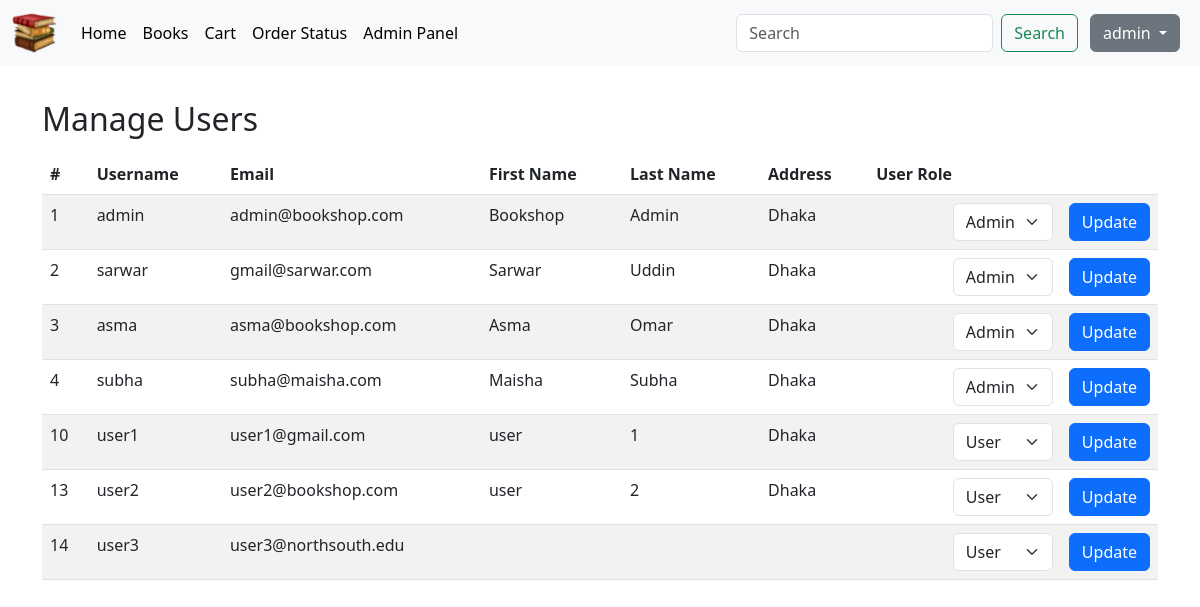
/users.php (signed in), run on the app's committed database.
### tables this page shows
CREATE TABLE `users` (
  `user_id` int(11) NOT NULL,
  `username` varchar(50) NOT NULL,
  `email` varchar(255) NOT NULL,
  `password` varchar(255) NOT NULL,
  `first_name` varchar(50) DEFAULT NULL,
  `last_name` varchar(50) DEFAULT NULL,
  `address` varchar(255) DEFAULT NULL,
  `user_role` enum('admin','user') NOT NULL DEFAULT 'user'
);

### users.php (the view, shortened to what this page needs)
<?php
require_once 'connection.php';
$query = "SELECT * FROM users";
$result = mysqli_query($conn, $query);
$users = mysqli_fetch_all($result, MYSQLI_ASSOC);
?>
<!DOCTYPE html>
<html>
<head>
    <link href="https://cdn.jsdelivr.net/npm/bootstrap@5.3.0-alpha3/dist/css/bootstrap.min.css" rel="stylesheet">
</head>
<body>
    <?php include 'navbar.php'; ?>
    <div class="container">
        <h2 class="mb-3" style="margin-top: 100px">Manage Users</h2>
        <table class="table table-striped">
            <thead>
                <tr>
                    <th>#</th>
                    <th>Username</th>
                    <th>Email</th>
                    <th>First Name</th>
                    <th>Last Name</th>
                    <th>Address</th>
                    <th>User Role</th>
                </tr>
            </thead>
            <tbody>
                <?php foreach ($users as $user): ?>
                    <tr>
                        <td><?= $user['user_id'] ?></td>
                        <td><?= $user['username'] ?></td>
                        <td><?= $user['email'] ?></td>
                        <td><?= $user['first_name'] ?></td>
                        <td><?= $user['last_name'] ?></td>
                        <td><?= $user['address'] ?></td>
                        <td>
                            <form method="post" class="d-flex justify-content-end">
                                <div class="me-3">
                                    <select name="user_role" class="form-select">
                                        <option value="admin" <?= ($user['user_role'] === 'admin') ? 'selected' : '' ?>>Admin</option>
                                        <option value="user" <?= ($user['user_role'] === 'user') ? 'selected' : '' ?>>User</option>
                                    </select>
                                </div>
                                <button type="submit" class="btn btn-primary">Update</button>
                            </form>
                        </td>
                    </tr>
                <?php endforeach; ?>
            </tbody>
        </table>
    </div>
</body>
</html>

### data on the page
users: user_id "1", username "admin", email "admin@bookshop.com", first_name "Bookshop", last_name "Admin", address "Dhaka", user_role "Admin"
users: user_id "2", username "sarwar", email "gmail@sarwar.com", first_name "Sarwar", last_name "Uddin", address "Dhaka", user_role "Admin"
users: user_id "3", username "asma", email "asma@bookshop.com", first_name "Asma", last_name "Omar", address "Dhaka", user_role "Admin"
users: user_id "4", username "subha", email "subha@maisha.com", first_name "Maisha", last_name "Subha", address "Dhaka", user_role "Admin"
users: user_id "10", username "user1", email "user1@gmail.com", first_name "user", last_name "1", address "Dhaka", user_role "User"
users: user_id "13", username "user2", email "user2@bookshop.com", first_name "user", last_name "2", address "Dhaka", user_role "User"
users: user_id "14", username "user3", email "user3@northsouth.edu", user_role "User"

### other printed values
$_SESSION['username'] "admin"
